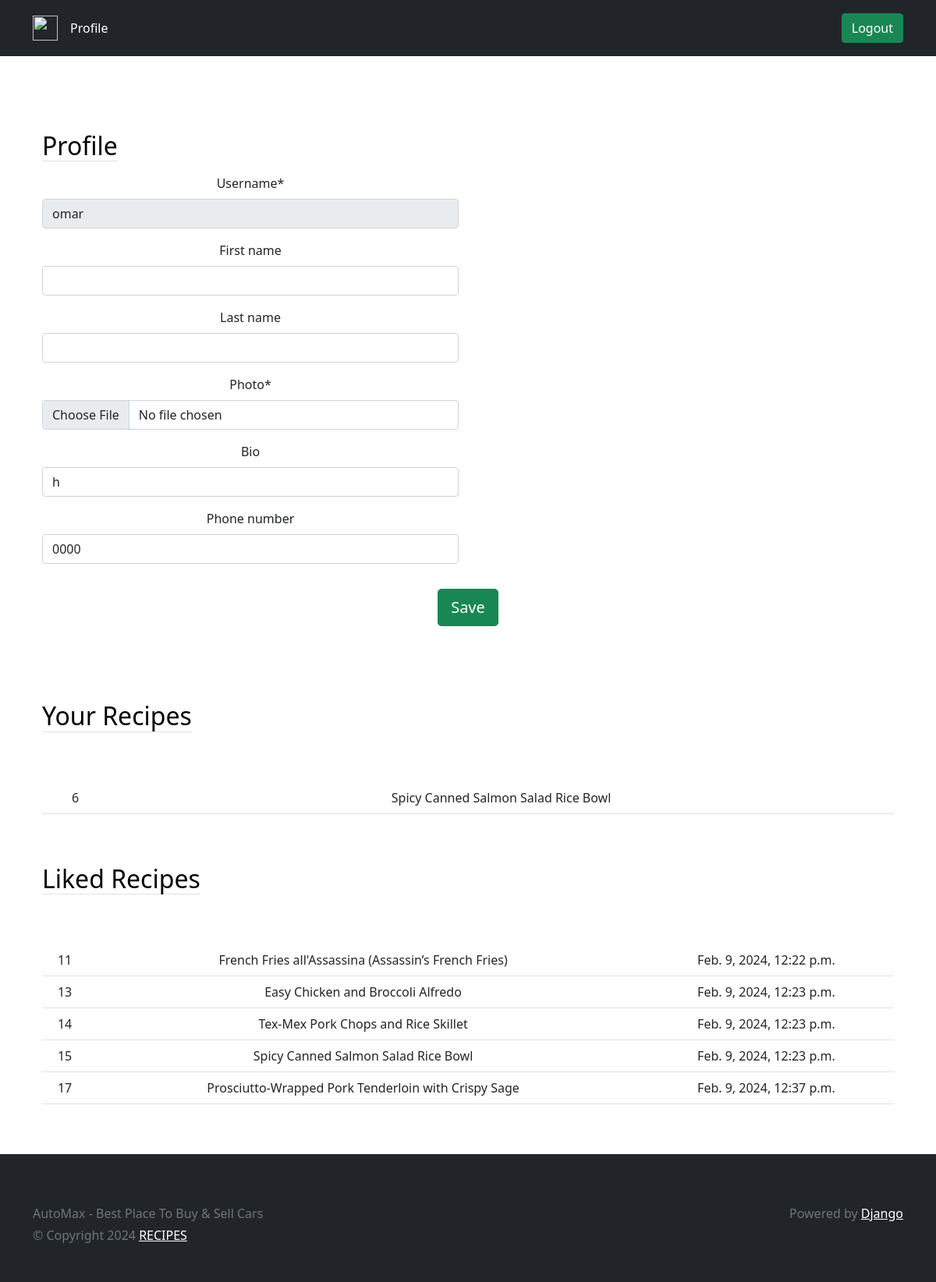
/profile/ (signed in), run on the app's committed database.
### users/models.py (models this page shows, shortened)
class Profile(models.Model):
    user = models.OneToOneField(User, on_delete = models.CASCADE)
    photo = models.ImageField(default='imges/default.jpg',upload_to='imges/', null=True, blank=True)
    bio = models.CharField(max_length=140, blank=True)
    phone_number = models.CharField(max_length=12, blank=True)

### main/models.py (models this page shows, shortened)
class Recipe(models.Model):
    title = models.CharField(max_length=255)
    cooker = models.ForeignKey(User,on_delete = models.CASCADE)
    ingredients = models.TextField()
    instructions = models.TextField()
    cooking_time = models.PositiveIntegerField() # in minutes
    servings = models.PositiveIntegerField(default = 4)
    nutritional_information = models.TextField(blank=True, null=True)
    date_posted = models.DateTimeField(auto_now_add =True)
    date_updated = models.DateTimeField(auto_now =True)
    image = models.ImageField(upload_to='imges/')

class LikedRecipes(models.Model):
    profile = models.ForeignKey(Profile, on_delete= models.CASCADE)
    recipe = models.ForeignKey(Recipe, on_delete= models.CASCADE)
    like_date = models.DateTimeField(auto_now_add=True)

### users/views.py (the view, shortened to what this page needs)
# urls.py: path('profile/', profileview.as_view(), name='profile'),
@method_decorator(login_required, name='dispatch')
class profileview(View):
    def get(self, request):
        user_recipes = Recipe.objects.filter(cooker = request.user)
        user_liked_recipes = LikedRecipes.objects.filter(profile = request.user.profile)
        user_form = Userform(instance=request.user)
        profile_form = profileForm(instance=request.user.profile)
        return render (request, 'users/profile.html', {'user_form':user_form,
                                                       'profile_form':profile_form,
                                                       'user_recipes':user_recipes,
                                                       'user_liked_recipes': user_liked_recipes})

### users/forms.py
class Userform(forms.ModelForm):
    username =forms.CharField(disabled=True)
    class Meta:
        model = User
        fields = ('username', 'first_name', 'last_name')

class profileForm(forms.ModelForm):
    photo = forms.ImageField(widget=CustomPictureImageFieldWidget)
    class Meta:
        model = Profile
        fields = ('photo', 'bio', 'phone_number')

### users/templates/users/profile.html (shortened to what this page needs)
{% extends 'main/base.html' %}
{% load static %}
{% load crispy_forms_tags %}
{% block content %}
<div class="container-fluid text-center py-5">
    <div class="container px-4 py-5" id="hanging-icons">
        <div class="row g-4">
            <div class="col d-flex align-items-center">
                <div>
                    <h2 class="mb-3 border-bottom" style="color: black;">Profile</h2>
                </div>
            </div>
        </div>
        <form action="" method="POST" enctype="multipart/form-data">
           <div class="row">
              <div class="col-6">
                 {{user_form|crispy}}
                 {{profile_form|crispy}}
               </div>
                <br>
           </div>
              <button class="btn btn-lg btn-success mt-3" type="submit">Save</button>
        </form>
    </div>
    <div class="container px-4">
       <div class="row g-4 py-5">
          <div class="col d-flex align-items-center">
            <h2 class="mb-3 border-bottom" style="color: black;">Your Recipes</h2>
          </div>
       </div>
       <table class="table table-hover">
          <tbody>
             {% for recipe in user_recipes %}
             <tr>
               <td>{{ recipe.id }}</td>
               <td>{{ recipe.title }}</td>
             </tr>
             {% endfor %}
          </tbody>
       </table>
    </div>
    <div class="container px-4">
      <div class="row g-4 py-5">
         <div class="col d-flex align-items-center">
           <h2 class="mb-3 border-bottom" style="color: black;">Liked Recipes</h2>
         </div>
      </div>
      <table class="table table-hover">
         <tbody>
            {% for liked_recipe in user_liked_recipes %}
            <tr>
              <td>{{ liked_recipe.id }}</td>
              <td>{{ liked_recipe.recipe.title }}</td>
              <td>{{ liked_recipe.like_date }}</td>
            </tr>
            {% endfor %}
         </tbody>
      </table>
   </div>
</div>
{% endblock %}

### main/templates/main/base.html (shortened to what this page needs)
{% load static %}
<!DOCTYPE html>
<html lang="en">
<head>
    <link href="https://cdn.jsdelivr.net/npm/bootstrap@5.0.2/dist/css/bootstrap.min.css" rel="stylesheet">
</head>
<body>
    {% block 'header'%}
     <header class="p-3 bg-dark text-white w-100 nav-masthead">
      <div class="container">
          <div class="d-flex flex-wrap align-items-center justify-content-center justify-content-lg-start">
              <a href="{% url 'home' %}"
                  class="d-flex align-items-center mb-2 mb-lg-0 text-white text-decoration-none">
                  <img class="bi me-2" width="32" height="32" src="{% static 'imges/Recipe-icon.png' %}"
                      aria-label="Bootstrap">
              </a>
              {% if request.user.is_authenticated %}
              <ul class="nav col-12 col-lg-auto me-lg-auto mb-2 justify-content-center mb-md-0">
                  <li>
                      <a href="{% url 'profile' %}" class="nav-link px-2 text-white">Profile</a>
                  </li>
              </ul>
              <div class="text-end">
                  <a type="button" href="{% url 'logout' %}" class="btn btn-success">Logout</a>
              </div>
              {% endif %}
          </div>
      </div>
     </header>
  {% endblock%}
    {% block content %}
    {% endblock %}
    {% block 'footer' %}
      <footer class="footer text-muted bg-dark py-5">
       <div class="container">
        <p class="float-end mb-1">Powered by <a href="https://www.djangoproject.com/" class="text-white">Django</a></p>
        <p class="mb-1">AutoMax - Best Place To Buy & Sell Cars</p>
        <p class="mb-0">© Copyright {% now 'Y' %} <a href="" class="text-white">RECIPES</a></p>
       </div>
      </footer>
    {% endblock %}
</body>
</html>

### data on the page
Profile: bio "h", phone_number "0000"
Recipe: id "6", title "Spicy Canned Salmon Salad Rice Bowl"
LikedRecipes: id "11", recipe "French Fries all'Assassina (Assassin’s French Fries)", like_date "Feb. 9, 2024, 12:22 p.m."
LikedRecipes: id "13", recipe "Easy Chicken and Broccoli Alfredo", like_date "Feb. 9, 2024, 12:23 p.m."
LikedRecipes: id "14", recipe "Tex-Mex Pork Chops and Rice Skillet", like_date "Feb. 9, 2024, 12:23 p.m."
LikedRecipes: id "15", recipe "Spicy Canned Salmon Salad Rice Bowl", like_date "Feb. 9, 2024, 12:23 p.m."
LikedRecipes: id "17", recipe "Prosciutto-Wrapped Pork Tenderloin with Crispy Sage", like_date "Feb. 9, 2024, 12:37 p.m."
